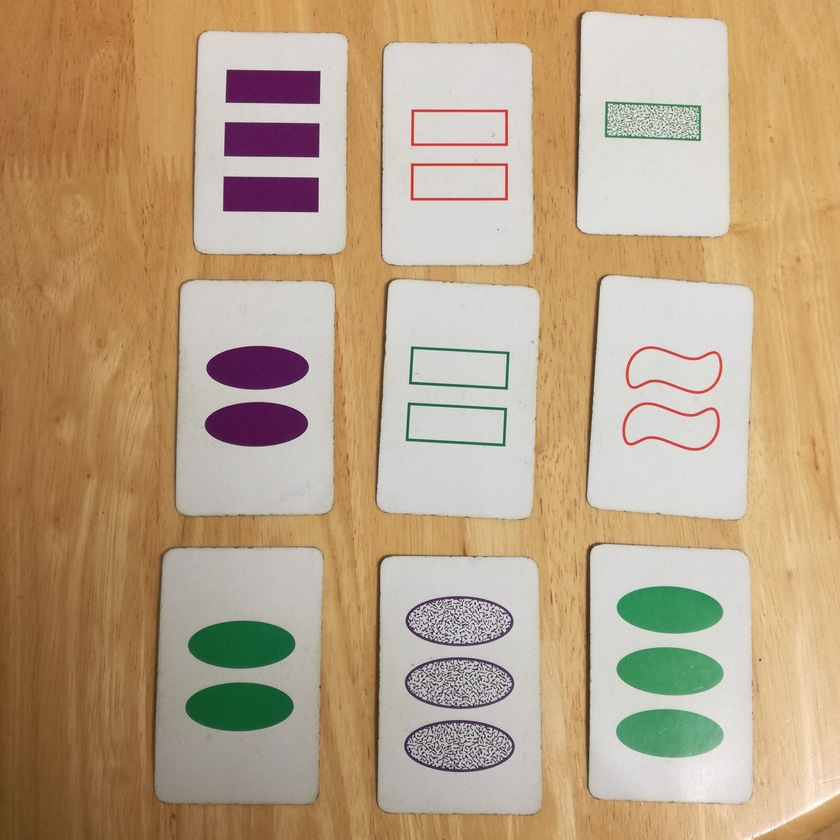
#> input picture IMG_20190106_161858.jpg, 840 x 840 px, shrunk from 3104 x 3104 before the run, given in place of the camera
$ jupyter execute hsv_colour_picker.ipynb
#> lines starting #> are read from the running program, lines starting #| are printed output that depends on the picture; after the words box and inside, x2 and y2 are one past the last pixel; in counts of white or black regions, pixels touching at a corner belong together
[cell 1]
import cv2
import numpy as np


cap = cv2.VideoCapture(0)

def nothing(x):
    pass
# Creating a window for later use
cv2.namedWindow('result')

# Starting with 100's to prevent error while masking
h,s,v = 100,100,100

# Creating track bar
cv2.createTrackbar('h', 'result',0,179,nothing)
#> slider 'h' is set to 59
cv2.createTrackbar('s', 'result',0,255,nothing)
#> slider 's' is set to 85
cv2.createTrackbar('v', 'result',0,255,nothing)
#> slider 'v' is set to 85

while(1):

    _, frame = cap.read()
#> frame is the input picture: shape (840, 840, 3); mean B, G, R 133.5, 162.9, 185.8

    #converting to HSV
    hsv = cv2.cvtColor(frame,cv2.COLOR_BGR2HSV)
#> hsv: shape (840, 840, 3); mean H, S, V 28.1, 84.1, 188.2

    # get info from track bar and appy to result
    h = cv2.getTrackbarPos('h','result')
    s = cv2.getTrackbarPos('s','result')
    v = cv2.getTrackbarPos('v','result')

    # Normal masking algorithm
    lower_blue = np.array([h,s,v])
    upper_blue = np.array([180,255,255])

    mask = cv2.inRange(hsv,lower_blue, upper_blue)
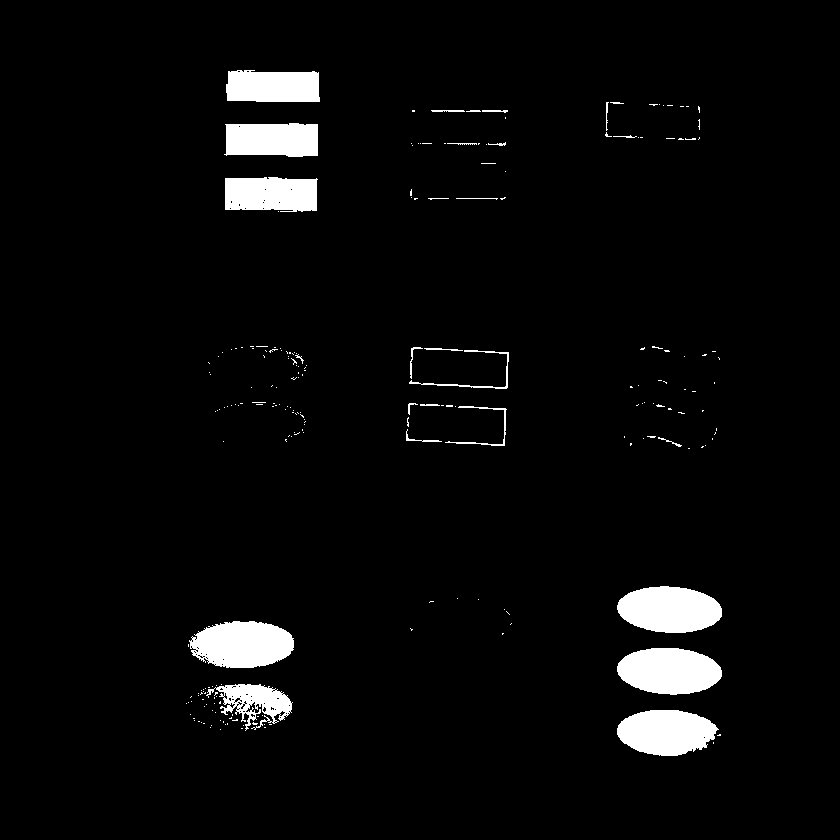
#> mask: shape (840, 840); 3.9% white; 228 white regions (201 under 20 px), largest, box (x1, y1, x2, y2) and area: (617, 648, 722, 695) 3843, (617, 586, 722, 633) 3836, (189, 621, 294, 668) 3823

    result = cv2.bitwise_and(frame,frame,mask = mask)
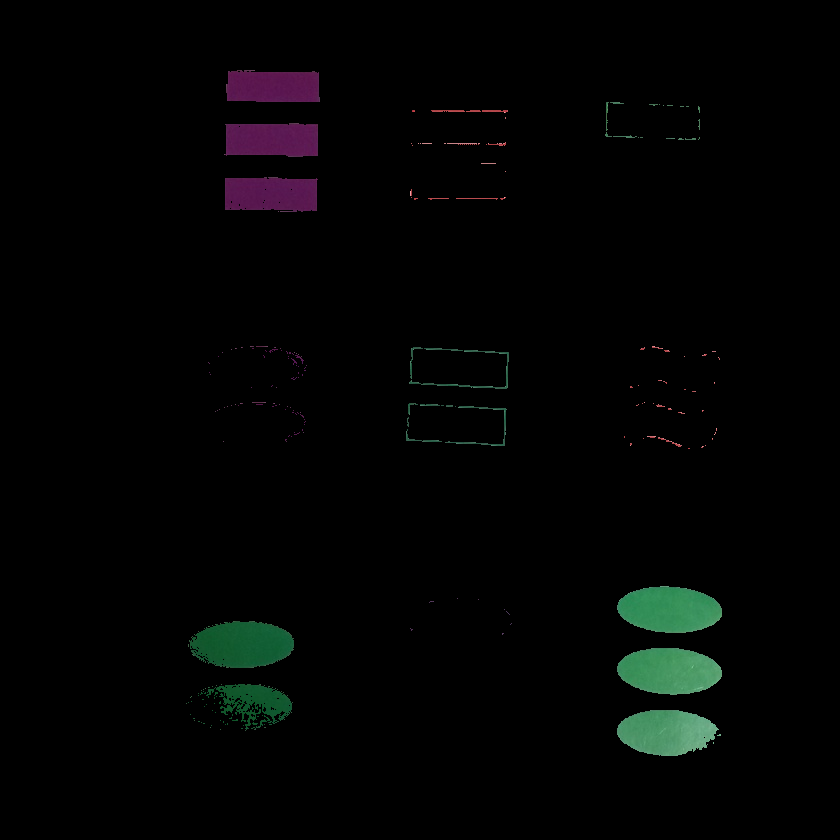
#> result: shape (840, 840, 3); mean B, G, R 3.2, 3.7, 2.7

    cv2.imshow('result',result)

    k = cv2.waitKey(5) & 0xFF
#> (key Esc is pressed here)
    if k == 27:
        break

cap.release()

cv2.destroyAllWindows()

$ run again, on IMG_20190106_161902.jpg
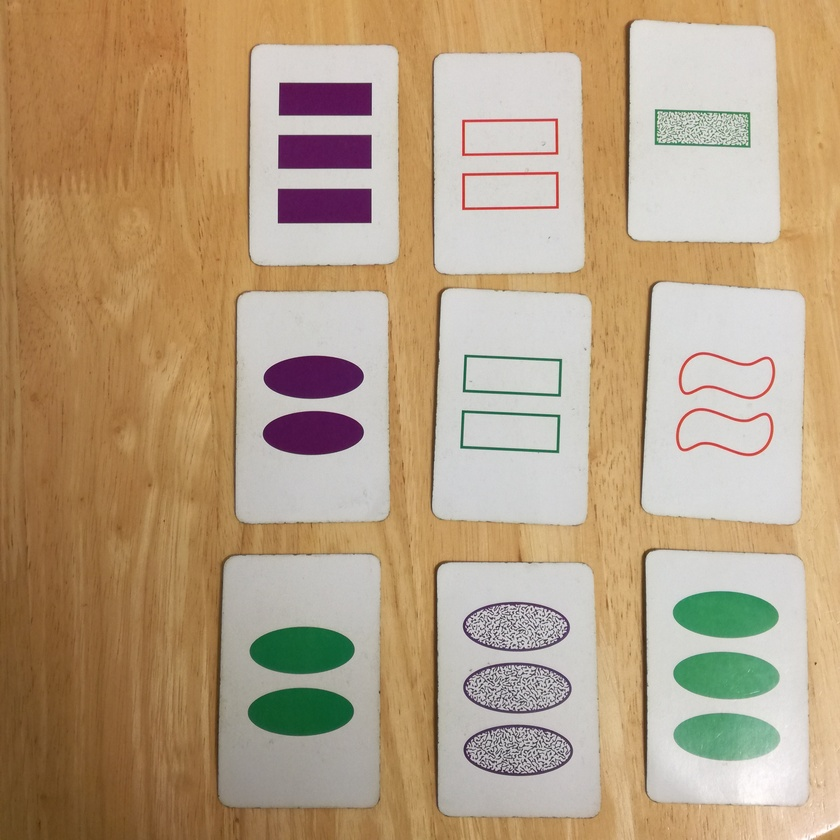
#> input picture IMG_20190106_161902.jpg, 840 x 840 px, shrunk from 3104 x 3104 before the run, given in place of the camera
#> frame is the input picture: shape (840, 840, 3); mean B, G, R 130.2, 159.3, 182.4
#> hsv: shape (840, 840, 3); mean H, S, V 28.8, 86.1, 184.7
#> `mask = cv2.inRange(hsv,lower_blue, upper_blue)`:
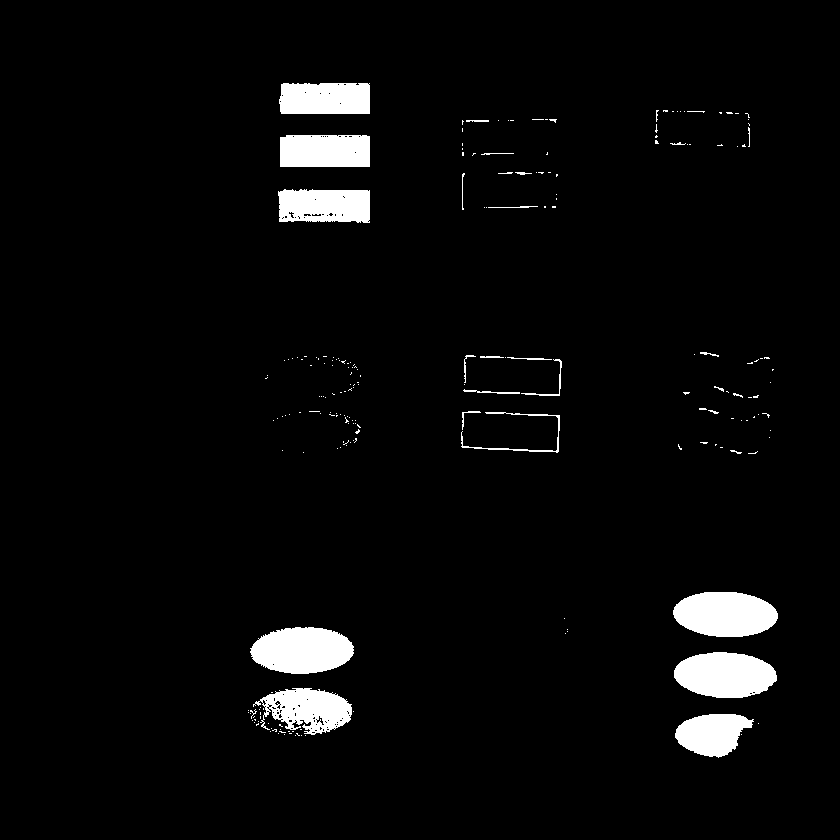
#> mask: shape (840, 840); 3.8% white; 215 white regions (187 under 20 px), largest, box (x1, y1, x2, y2) and area: (250, 627, 354, 674) 3790, (673, 592, 778, 637) 3751, (674, 652, 777, 698) 3693
#> `result = cv2.bitwise_and(frame,frame,mask = mask)`:
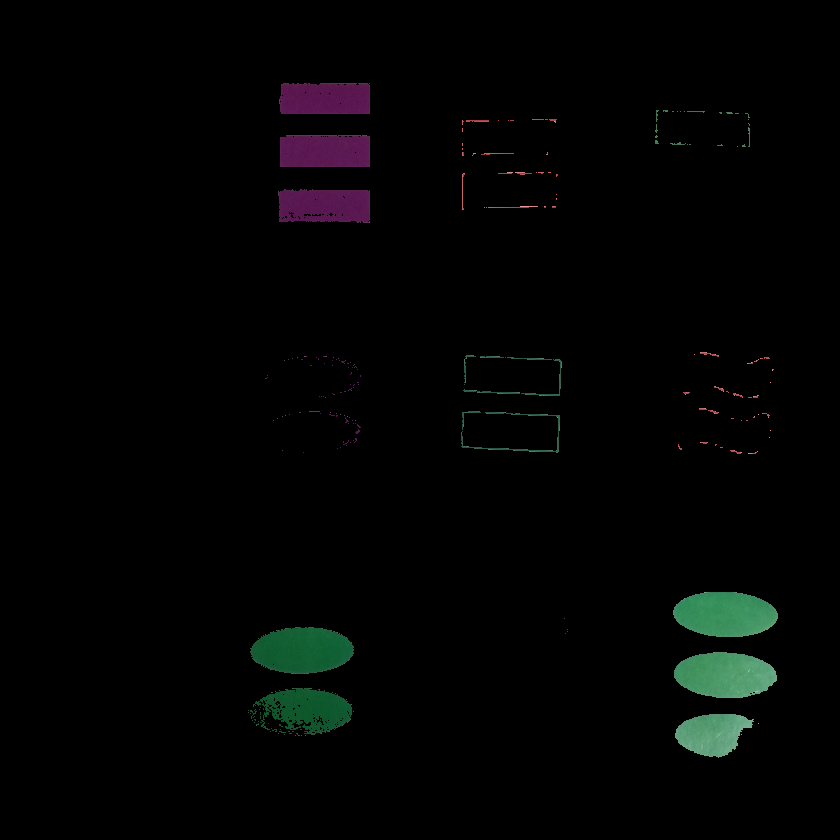
#> result: shape (840, 840, 3); mean B, G, R 3.1, 3.5, 2.6
